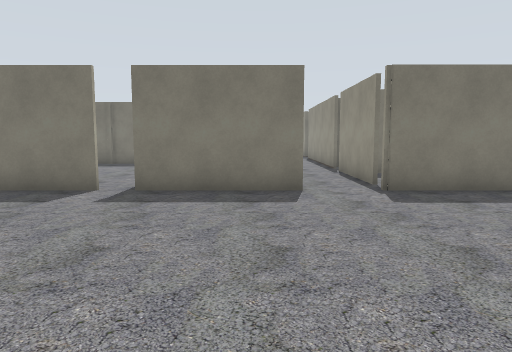
View 1 (above)

24 first-person views from a walk through a Gazebo world. The camera is 1.2 m above the floor, tilts 6° down and sees 70° across. The lines on the ground mark 1 m squares. The floor is counted in squares, 1 m on a side. Each view is taken from the middle of a square. On the plan, view 1 faces up. The plan holds only what a view shows up to about 14 squares ahead; the rest is blank. The place goes on beyond the plan.

View 2
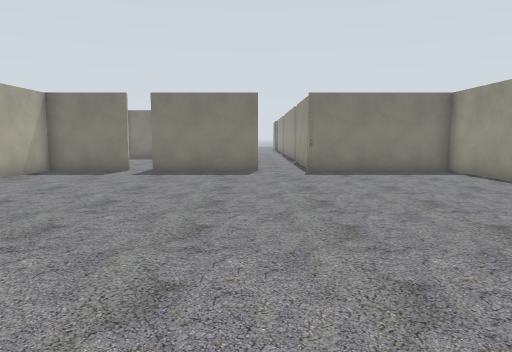

View 3
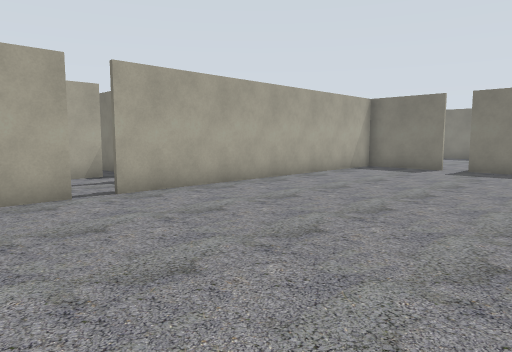

View 4
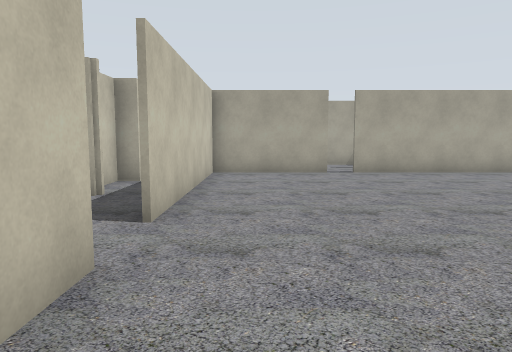

View 5
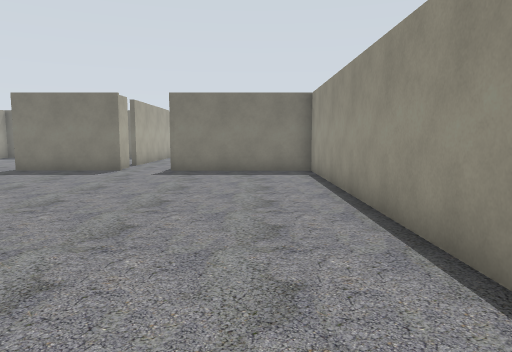

View 6
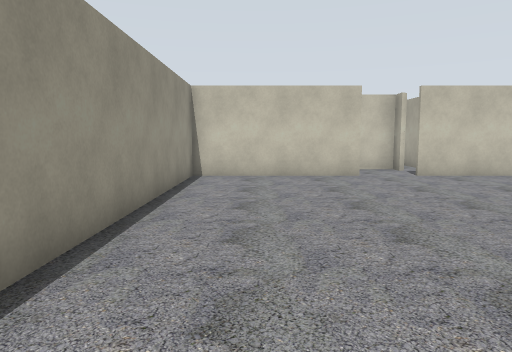

View 7
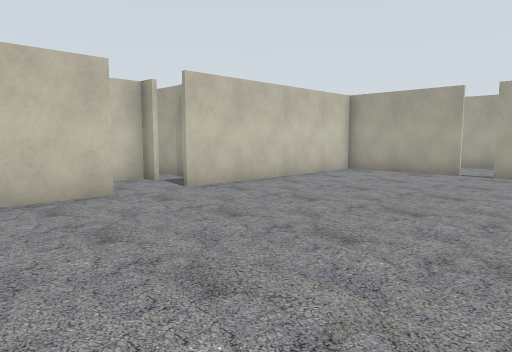

View 8
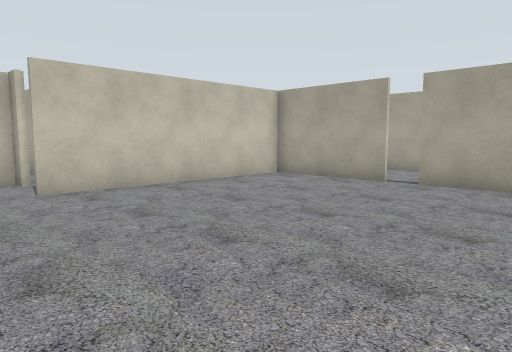

View 9
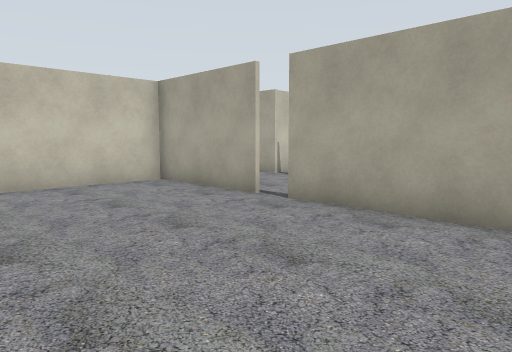

View 10
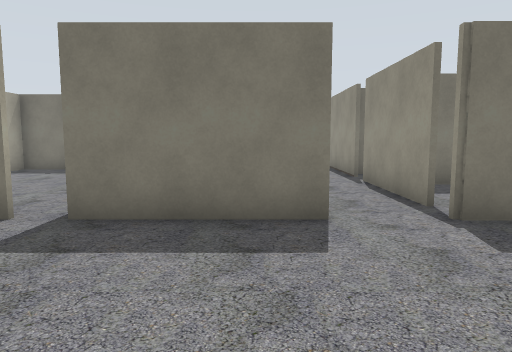

View 11
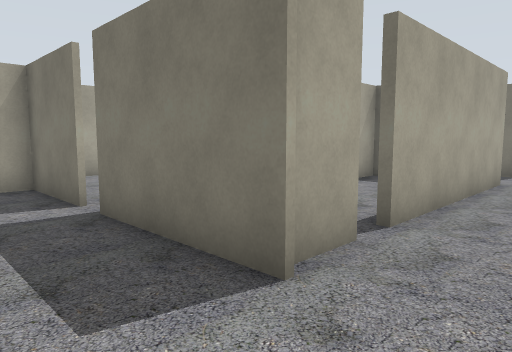

View 12
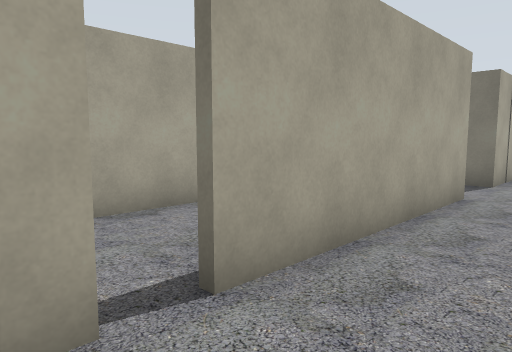

View 13
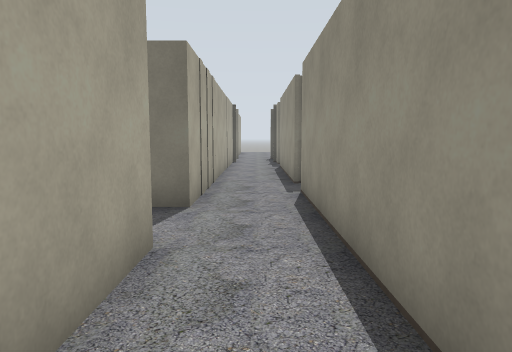

View 14
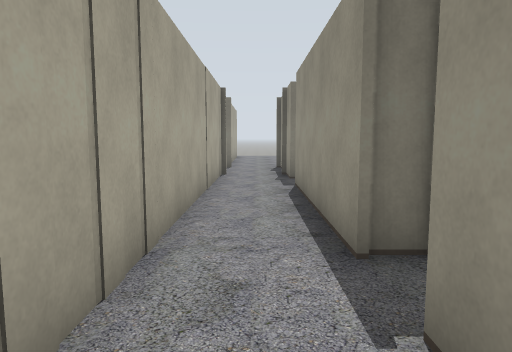

View 15
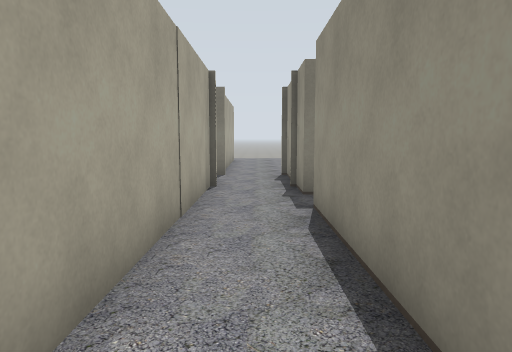

View 16
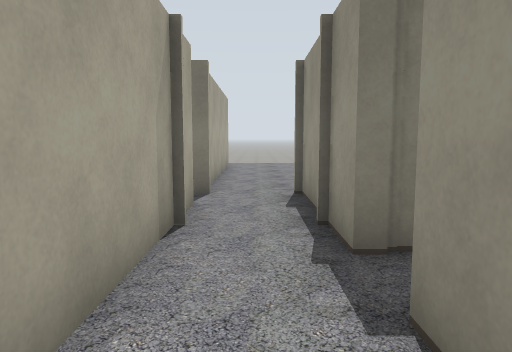

View 17
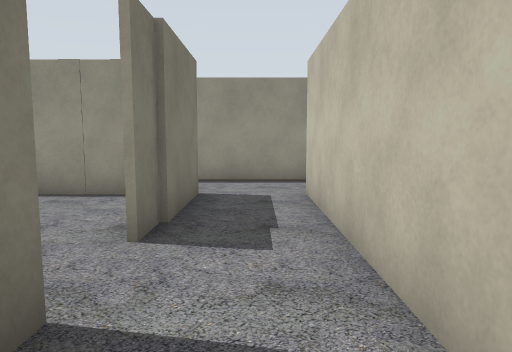

View 18
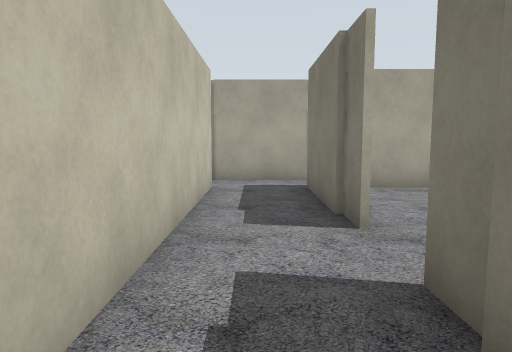

View 19
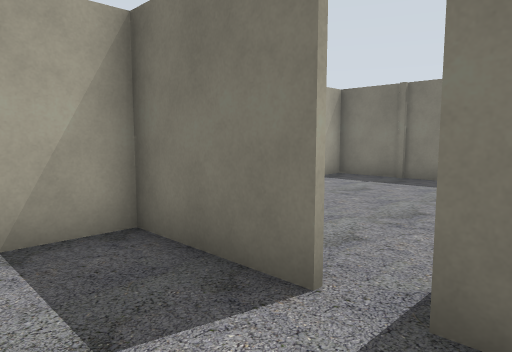

View 20
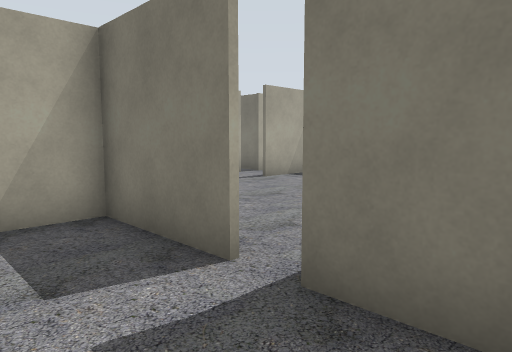

View 21
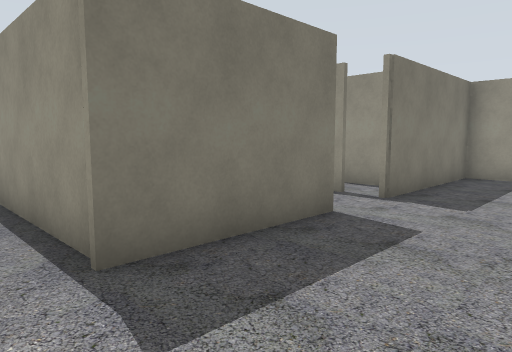

View 22
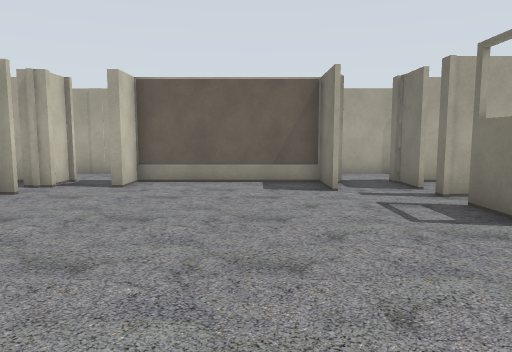

View 23
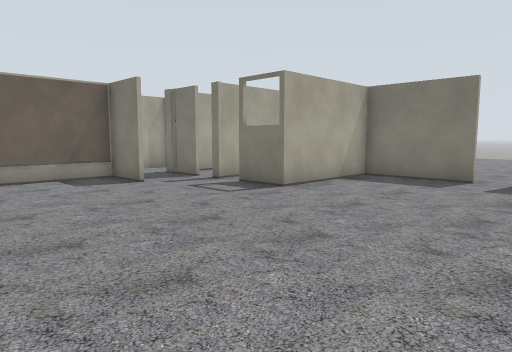

View 24
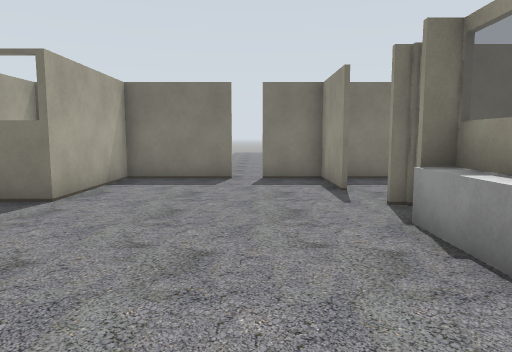

### Floor plan
Ten units are one square. View 1 is at (0, 0); x grows to the right and y downward. Boxes are objects, and circles mark ways between rooms. Rooms are numbered by the first view taken in them; rooms with no view inside come last. Other rooms are left out.
<svg viewBox="-108 -345 261 425">
<path fill="none" stroke="#000" d="M26 75 80 75 80 -83 29 -83M-65 35 -65 75 10 75M11 -83 -27 -83M-36 -83 -65 -83 -65 28M39 -227 30 -227 30 -284M-46 -194 -90 -194M30 -140 30 -209 42 -209M46 -298 30 -298 30 -340M9 -99 9 -86M9 -326 9 -194 -29 -194M-90 -169 9 -169 9 -106M30 -92 30 -132M-103 -195 -103 -168M49 -277 32 -277 32 -228 42 -228M142 -260 142 -282M148 -269 148 -281M140 -311 140 -338 121 -338M54 -210 54 -205M114 -338 82 -338 82 -298 65 -298M42 -209 42 -204M-103 40 -103 52M-103 62 -103 70M-103 34 -103 39M-103 14 -103 24M46 -91 46 -102M51 -124 41 -124"/>
<circle cx="20" cy="-80" r="3" fill="#2a7"/>
<circle cx="-70" cy="30" r="3" fill="#2a7"/>
<circle cx="35" cy="-220" r="3" fill="#2a7"/>
<circle cx="35" cy="-290" r="3" fill="#2a7"/>
<circle cx="30" cy="-90" r="3" fill="#2a7"/>
<text x="10" y="0">1</text>
<text x="20" y="-210">2</text>
<text x="90" y="-270">3</text>
<text x="-80" y="50">4</text>
<text x="40" y="-100">5</text>
</svg>
Room 1 opens to room 2. Room 1 opens to room 4. Room 2 opens to room 3. Room 2 opens to room 5.

Where each view was taken, in squares from view 1:
view 1: 0 up, 0 right, facing up
view 2: 5 down, 1 right, facing up
view 3: 6 down, 1 right, facing up-left
view 4: 6 down, 6 right, facing left
view 5: 5 down, 6 right, facing up
view 6: 4 up, 6 right, facing down
view 7: 0 up, 6 right, facing down-left
view 8: 1 up, 3 right, facing down-left
view 9: 2 up, 1 left, facing down-left
view 10: 3 up, 0 right, facing up
view 11: 6 up, 3 right, facing up-left
view 12: 9 up, 3 right, facing up-left
view 13: 13 up, 2 right, facing up
view 14: 19 up, 2 right, facing up
view 15: 22 up, 2 right, facing up
view 16: 26 up, 2 right, facing up
view 17: 18 up, 7 left, facing right
view 18: 18 up, 0 right, facing left
view 19: 6 up, 2 left, facing up-left
view 20: 6 up, 1 left, facing up-left
view 21: 5 up, 4 left, facing up-right
view 22: 26 up, 13 right, facing left
view 23: 23 up, 14 right, facing up-left
view 24: 23 up, 12 right, facing up
